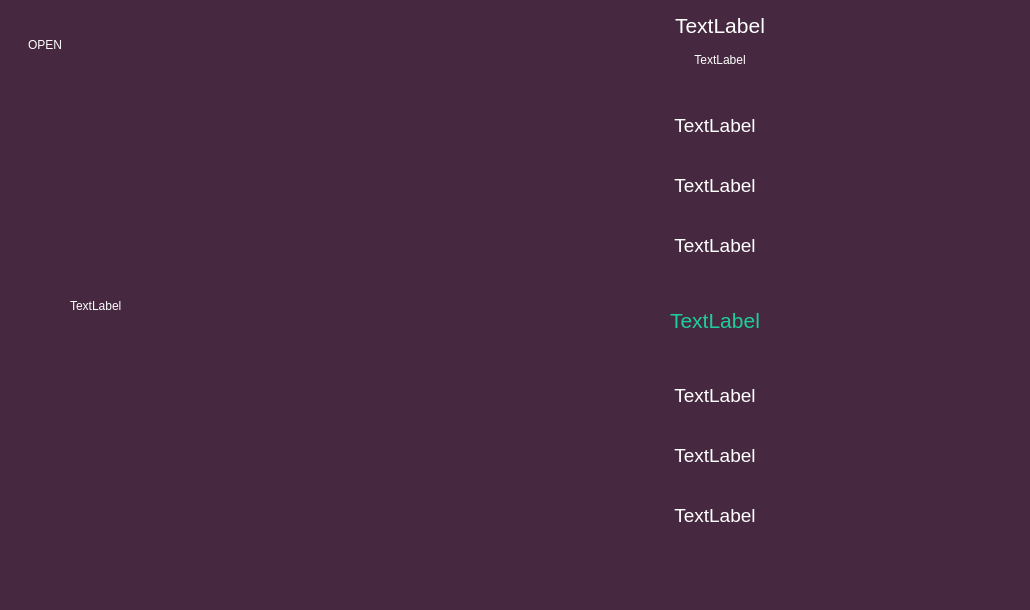
<?xml version="1.0" encoding="UTF-8"?>
<ui version="4.0">
 <class>LrcPage</class>
 <widget class="QWidget" name="LrcPage">
  <property name="geometry">
   <rect>
    <x>0</x>
    <y>0</y>
    <width>1030</width>
    <height>610</height>
   </rect>
  </property>
  <property name="windowTitle">
   <string>Form</string>
  </property>
  <layout class="QHBoxLayout" name="horizontalLayout">
   <property name="spacing">
    <number>0</number>
   </property>
   <property name="leftMargin">
    <number>0</number>
   </property>
   <property name="topMargin">
    <number>0</number>
   </property>
   <property name="rightMargin">
    <number>0</number>
   </property>
   <property name="bottomMargin">
    <number>0</number>
   </property>
   <item>
    <widget class="QWidget" name="bgStyle" native="true">
     <property name="styleSheet">
      <string notr="true">#bgStyle{
	background:#462940;
}
*{
 color : #FFFFFF;
}</string>
     </property>
     <widget class="QWidget" name="songsBox" native="true">
      <property name="geometry">
       <rect>
        <x>420</x>
        <y>0</y>
        <width>600</width>
        <height>610</height>
       </rect>
      </property>
      <property name="styleSheet">
       <string notr="true"/>
      </property>
      <widget class="QWidget" name="titleBox" native="true">
       <property name="geometry">
        <rect>
         <x>0</x>
         <y>0</y>
         <width>600</width>
         <height>80</height>
        </rect>
       </property>
       <property name="styleSheet">
        <string notr="true"/>
       </property>
       <widget class="QLabel" name="musicName">
        <property name="geometry">
         <rect>
          <x>50</x>
          <y>5</y>
          <width>500</width>
          <height>40</height>
         </rect>
        </property>
        <property name="font">
         <font>
          <family>Arial</family>
          <pointsize>16</pointsize>
         </font>
        </property>
        <property name="text">
         <string>TextLabel</string>
        </property>
        <property name="alignment">
         <set>Qt::AlignCenter</set>
        </property>
       </widget>
       <widget class="QLabel" name="musicSinger">
        <property name="geometry">
         <rect>
          <x>50</x>
          <y>50</y>
          <width>500</width>
          <height>20</height>
         </rect>
        </property>
        <property name="text">
         <string>TextLabel</string>
        </property>
        <property name="alignment">
         <set>Qt::AlignCenter</set>
        </property>
       </widget>
      </widget>
      <widget class="QWidget" name="lrcContent" native="true">
       <property name="geometry">
        <rect>
         <x>0</x>
         <y>90</y>
         <width>600</width>
         <height>520</height>
        </rect>
       </property>
       <widget class="QLabel" name="line1">
        <property name="geometry">
         <rect>
          <x>30</x>
          <y>10</y>
          <width>530</width>
          <height>50</height>
         </rect>
        </property>
        <property name="maximumSize">
         <size>
          <width>600</width>
          <height>16777215</height>
         </size>
        </property>
        <property name="font">
         <font>
          <family>Arial</family>
          <pointsize>14</pointsize>
         </font>
        </property>
        <property name="text">
         <string>TextLabel</string>
        </property>
        <property name="alignment">
         <set>Qt::AlignCenter</set>
        </property>
       </widget>
       <widget class="QLabel" name="line2">
        <property name="geometry">
         <rect>
          <x>30</x>
          <y>70</y>
          <width>530</width>
          <height>50</height>
         </rect>
        </property>
        <property name="maximumSize">
         <size>
          <width>600</width>
          <height>16777215</height>
         </size>
        </property>
        <property name="font">
         <font>
          <family>Arial</family>
          <pointsize>14</pointsize>
         </font>
        </property>
        <property name="text">
         <string>TextLabel</string>
        </property>
        <property name="alignment">
         <set>Qt::AlignCenter</set>
        </property>
       </widget>
       <widget class="QLabel" name="line3">
        <property name="geometry">
         <rect>
          <x>30</x>
          <y>130</y>
          <width>530</width>
          <height>50</height>
         </rect>
        </property>
        <property name="maximumSize">
         <size>
          <width>600</width>
          <height>16777215</height>
         </size>
        </property>
        <property name="font">
         <font>
          <family>Arial</family>
          <pointsize>14</pointsize>
         </font>
        </property>
        <property name="text">
         <string>TextLabel</string>
        </property>
        <property name="alignment">
         <set>Qt::AlignCenter</set>
        </property>
       </widget>
       <widget class="QLabel" name="line4">
        <property name="geometry">
         <rect>
          <x>30</x>
          <y>280</y>
          <width>530</width>
          <height>50</height>
         </rect>
        </property>
        <property name="maximumSize">
         <size>
          <width>600</width>
          <height>16777215</height>
         </size>
        </property>
        <property name="font">
         <font>
          <family>Arial</family>
          <pointsize>14</pointsize>
         </font>
        </property>
        <property name="text">
         <string>TextLabel</string>
        </property>
        <property name="alignment">
         <set>Qt::AlignCenter</set>
        </property>
       </widget>
       <widget class="QLabel" name="line5">
        <property name="geometry">
         <rect>
          <x>30</x>
          <y>340</y>
          <width>530</width>
          <height>50</height>
         </rect>
        </property>
        <property name="maximumSize">
         <size>
          <width>600</width>
          <height>16777215</height>
         </size>
        </property>
        <property name="font">
         <font>
          <family>Arial</family>
          <pointsize>14</pointsize>
         </font>
        </property>
        <property name="text">
         <string>TextLabel</string>
        </property>
        <property name="alignment">
         <set>Qt::AlignCenter</set>
        </property>
       </widget>
       <widget class="QLabel" name="line6">
        <property name="geometry">
         <rect>
          <x>30</x>
          <y>400</y>
          <width>530</width>
          <height>50</height>
         </rect>
        </property>
        <property name="maximumSize">
         <size>
          <width>600</width>
          <height>16777215</height>
         </size>
        </property>
        <property name="font">
         <font>
          <family>Arial</family>
          <pointsize>14</pointsize>
         </font>
        </property>
        <property name="text">
         <string>TextLabel</string>
        </property>
        <property name="alignment">
         <set>Qt::AlignCenter</set>
        </property>
       </widget>
       <widget class="QLabel" name="lineCenter">
        <property name="geometry">
         <rect>
          <x>30</x>
          <y>190</y>
          <width>530</width>
          <height>80</height>
         </rect>
        </property>
        <property name="maximumSize">
         <size>
          <width>600</width>
          <height>16777215</height>
         </size>
        </property>
        <property name="font">
         <font>
          <family>Arial</family>
          <pointsize>16</pointsize>
         </font>
        </property>
        <property name="styleSheet">
         <string notr="true">#lineCenter
{
	color:#1ECE9A;
}</string>
        </property>
        <property name="text">
         <string>TextLabel</string>
        </property>
        <property name="alignment">
         <set>Qt::AlignCenter</set>
        </property>
       </widget>
      </widget>
     </widget>
     <widget class="QPushButton" name="hideBtn">
      <property name="geometry">
       <rect>
        <x>20</x>
        <y>20</y>
        <width>50</width>
        <height>50</height>
       </rect>
      </property>
      <property name="styleSheet">
       <string notr="true">#hideBtn
{
 border:none;
}</string>
      </property>
      <property name="text">
       <string>OPEN</string>
      </property>
     </widget>
     <widget class="QLabel" name="imageBox">
      <property name="geometry">
       <rect>
        <x>70</x>
        <y>130</y>
        <width>331</width>
        <height>351</height>
       </rect>
      </property>
      <property name="text">
       <string>TextLabel</string>
      </property>
     </widget>
    </widget>
   </item>
  </layout>
 </widget>
 <resources/>
 <connections/>
</ui>
